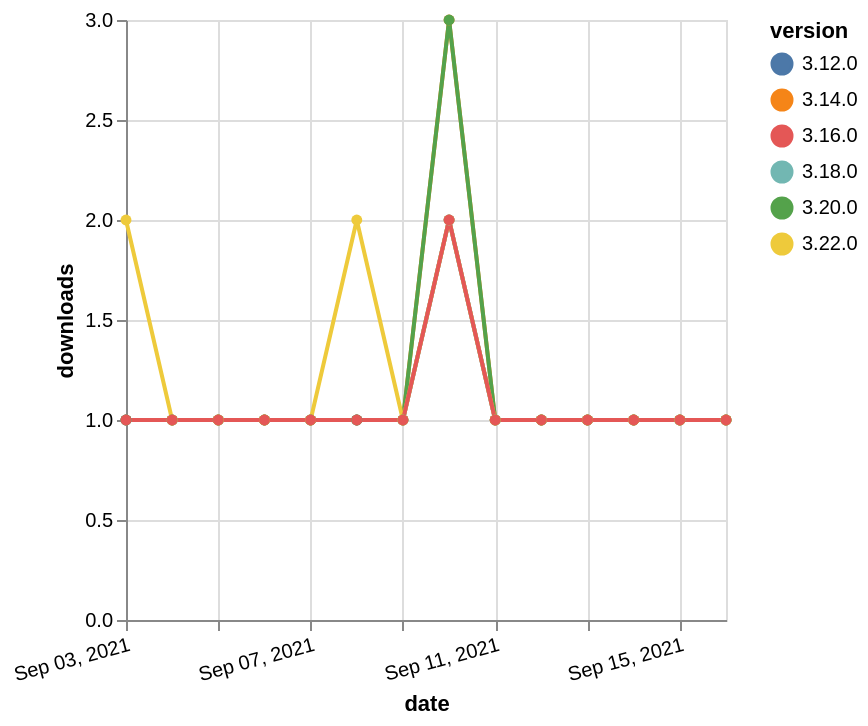

Specify this chart in Vega-Lite:
### Vega-Lite specification from a JSON file in a GitHub repository (floating-point values rounded to 4 significant figures)
{"$schema": "https://vega.github.io/schema/vega-lite/v5.json", "description": "A simple bar chart with embedded data.", "data": {"values": [{"date": "2021-09-03", "total": 225, "delta": 1, "version": "3.12.0"}, {"date": "2021-09-04", "total": 226, "delta": 1, "version": "3.12.0"}, {"date": "2021-09-05", "total": 227, "delta": 1, "version": "3.12.0"}, {"date": "2021-09-06", "total": 228, "delta": 1, "version": "3.12.0"}, {"date": "2021-09-07", "total": 229, "delta": 1, "version": "3.12.0"}, {"date": "2021-09-08", "total": 230, "delta": 1, "version": "3.12.0"}, {"date": "2021-09-09", "total": 231, "delta": 1, "version": "3.12.0"}, {"date": "2021-09-10", "total": 233, "delta": 2, "version": "3.12.0"}, {"date": "2021-09-11", "total": 234, "delta": 1, "version": "3.12.0"}, {"date": "2021-09-12", "total": 235, "delta": 1, "version": "3.12.0"}, {"date": "2021-09-13", "total": 236, "delta": 1, "version": "3.12.0"}, {"date": "2021-09-14", "total": 237, "delta": 1, "version": "3.12.0"}, {"date": "2021-09-15", "total": 238, "delta": 1, "version": "3.12.0"}, {"date": "2021-09-16", "total": 239, "delta": 1, "version": "3.12.0"}, {"date": "2021-09-03", "total": 298, "delta": 1, "version": "3.14.0"}, {"date": "2021-09-04", "total": 299, "delta": 1, "version": "3.14.0"}, {"date": "2021-09-05", "total": 300, "delta": 1, "version": "3.14.0"}, {"date": "2021-09-06", "total": 301, "delta": 1, "version": "3.14.0"}, {"date": "2021-09-07", "total": 302, "delta": 1, "version": "3.14.0"}, {"date": "2021-09-08", "total": 303, "delta": 1, "version": "3.14.0"}, {"date": "2021-09-09", "total": 304, "delta": 1, "version": "3.14.0"}, {"date": "2021-09-10", "total": 307, "delta": 3, "version": "3.14.0"}, {"date": "2021-09-11", "total": 308, "delta": 1, "version": "3.14.0"}, {"date": "2021-09-12", "total": 309, "delta": 1, "version": "3.14.0"}, {"date": "2021-09-13", "total": 310, "delta": 1, "version": "3.14.0"}, {"date": "2021-09-14", "total": 311, "delta": 1, "version": "3.14.0"}, {"date": "2021-09-15", "total": 312, "delta": 1, "version": "3.14.0"}, {"date": "2021-09-16", "total": 313, "delta": 1, "version": "3.14.0"}, {"date": "2021-09-03", "total": 148, "delta": 1, "version": "3.18.0"}, {"date": "2021-09-04", "total": 149, "delta": 1, "version": "3.18.0"}, {"date": "2021-09-05", "total": 150, "delta": 1, "version": "3.18.0"}, {"date": "2021-09-06", "total": 151, "delta": 1, "version": "3.18.0"}, {"date": "2021-09-07", "total": 152, "delta": 1, "version": "3.18.0"}, {"date": "2021-09-08", "total": 153, "delta": 1, "version": "3.18.0"}, {"date": "2021-09-09", "total": 154, "delta": 1, "version": "3.18.0"}, {"date": "2021-09-10", "total": 156, "delta": 2, "version": "3.18.0"}, {"date": "2021-09-11", "total": 157, "delta": 1, "version": "3.18.0"}, {"date": "2021-09-12", "total": 158, "delta": 1, "version": "3.18.0"}, {"date": "2021-09-13", "total": 159, "delta": 1, "version": "3.18.0"}, {"date": "2021-09-14", "total": 160, "delta": 1, "version": "3.18.0"}, {"date": "2021-09-15", "total": 161, "delta": 1, "version": "3.18.0"}, {"date": "2021-09-16", "total": 162, "delta": 1, "version": "3.18.0"}, {"date": "2021-09-03", "total": 171, "delta": 1, "version": "3.20.0"}, {"date": "2021-09-04", "total": 172, "delta": 1, "version": "3.20.0"}, {"date": "2021-09-05", "total": 173, "delta": 1, "version": "3.20.0"}, {"date": "2021-09-06", "total": 174, "delta": 1, "version": "3.20.0"}, {"date": "2021-09-07", "total": 175, "delta": 1, "version": "3.20.0"}, {"date": "2021-09-08", "total": 176, "delta": 1, "version": "3.20.0"}, {"date": "2021-09-09", "total": 177, "delta": 1, "version": "3.20.0"}, {"date": "2021-09-10", "total": 180, "delta": 3, "version": "3.20.0"}, {"date": "2021-09-11", "total": 181, "delta": 1, "version": "3.20.0"}, {"date": "2021-09-12", "total": 182, "delta": 1, "version": "3.20.0"}, {"date": "2021-09-13", "total": 183, "delta": 1, "version": "3.20.0"}, {"date": "2021-09-14", "total": 184, "delta": 1, "version": "3.20.0"}, {"date": "2021-09-15", "total": 185, "delta": 1, "version": "3.20.0"}, {"date": "2021-09-16", "total": 186, "delta": 1, "version": "3.20.0"}, {"date": "2021-09-03", "total": 118, "delta": 2, "version": "3.22.0"}, {"date": "2021-09-04", "total": 119, "delta": 1, "version": "3.22.0"}, {"date": "2021-09-05", "total": 120, "delta": 1, "version": "3.22.0"}, {"date": "2021-09-06", "total": 121, "delta": 1, "version": "3.22.0"}, {"date": "2021-09-07", "total": 122, "delta": 1, "version": "3.22.0"}, {"date": "2021-09-08", "total": 124, "delta": 2, "version": "3.22.0"}, {"date": "2021-09-09", "total": 125, "delta": 1, "version": "3.22.0"}, {"date": "2021-09-10", "total": 127, "delta": 2, "version": "3.22.0"}, {"date": "2021-09-11", "total": 128, "delta": 1, "version": "3.22.0"}, {"date": "2021-09-12", "total": 129, "delta": 1, "version": "3.22.0"}, {"date": "2021-09-13", "total": 130, "delta": 1, "version": "3.22.0"}, {"date": "2021-09-14", "total": 131, "delta": 1, "version": "3.22.0"}, {"date": "2021-09-15", "total": 132, "delta": 1, "version": "3.22.0"}, {"date": "2021-09-16", "total": 133, "delta": 1, "version": "3.22.0"}, {"date": "2021-09-03", "total": 177, "delta": 1, "version": "3.16.0"}, {"date": "2021-09-04", "total": 178, "delta": 1, "version": "3.16.0"}, {"date": "2021-09-05", "total": 179, "delta": 1, "version": "3.16.0"}, {"date": "2021-09-06", "total": 180, "delta": 1, "version": "3.16.0"}, {"date": "2021-09-07", "total": 181, "delta": 1, "version": "3.16.0"}, {"date": "2021-09-08", "total": 182, "delta": 1, "version": "3.16.0"}, {"date": "2021-09-09", "total": 183, "delta": 1, "version": "3.16.0"}, {"date": "2021-09-10", "total": 185, "delta": 2, "version": "3.16.0"}, {"date": "2021-09-11", "total": 186, "delta": 1, "version": "3.16.0"}, {"date": "2021-09-12", "total": 187, "delta": 1, "version": "3.16.0"}, {"date": "2021-09-13", "total": 188, "delta": 1, "version": "3.16.0"}, {"date": "2021-09-14", "total": 189, "delta": 1, "version": "3.16.0"}, {"date": "2021-09-15", "total": 190, "delta": 1, "version": "3.16.0"}, {"date": "2021-09-16", "total": 191, "delta": 1, "version": "3.16.0"}]}, "width": "container", "mark": {"type": "line", "point": {"filled": true}}, "encoding": {"x": {"field": "date", "type": "temporal", "timeUnit": "yearmonthdate", "title": "date", "axis": {"labelAngle": -15}}, "y": {"field": "delta", "type": "quantitative", "title": "downloads"}, "color": {"field": "version", "type": "nominal"}, "tooltip": {"field": "delta"}}}
